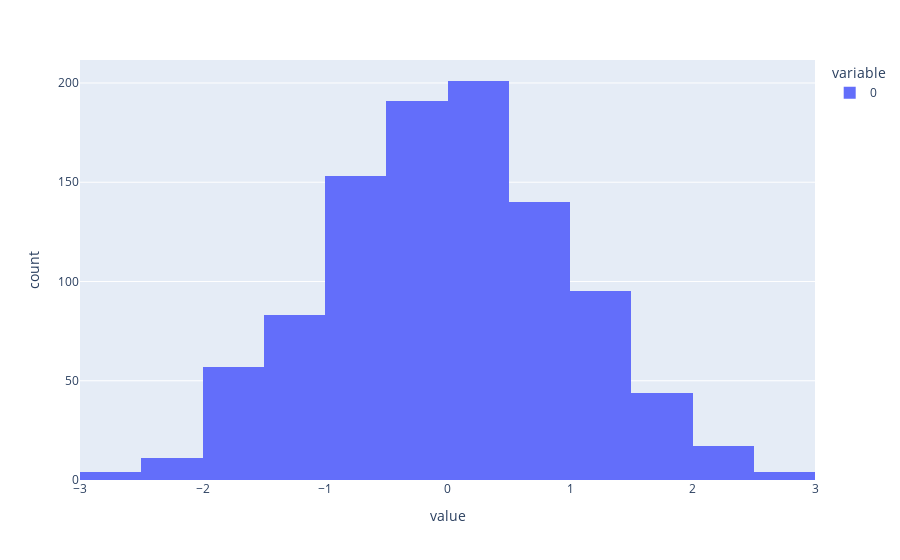

The notebook cell this image was saved under:
### Code cell
px.histogram(x, nbins=20)

### Figure 1 — Plotly figure (JSON) as saved in the notebook; plotly's stock layout.template omitted (floating-point values rounded to 4 significant figures; data arrays with more than 128 entries replaced by an {"elided": "..."} marker saying what was removed)
{"data": [{"alignmentgroup": "True", "bingroup": "x", "hovertemplate": "variable=0<br>value=%{x}<br>count=%{y}<extra></extra>", "legendgroup": "0", "marker": {"color": "#636efa", "pattern": {"shape": ""}}, "name": "0", "nbinsx": 20, "offsetgroup": "0", "orientation": "v", "showlegend": true, "type": "histogram", "x": {"elided": "1000 float values"}, "xaxis": "x", "yaxis": "y"}], "layout": {"barmode": "relative", "legend": {"title": {"text": "variable"}, "tracegroupgap": 0}, "margin": {"t": 60}, "xaxis": {"anchor": "y", "domain": [0, 1], "title": {"text": "value"}}, "yaxis": {"anchor": "x", "domain": [0, 1], "title": {"text": "count"}}}}
